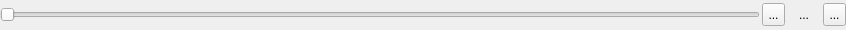
<?xml version="1.0" encoding="UTF-8"?>
<ui version="4.0">
 <class>PlayControlWidget</class>
 <widget class="QWidget" name="PlayControlWidget">
  <property name="geometry">
   <rect>
    <x>0</x>
    <y>0</y>
    <width>846</width>
    <height>30</height>
   </rect>
  </property>
  <property name="sizePolicy">
   <sizepolicy hsizetype="Preferred" vsizetype="Fixed">
    <horstretch>0</horstretch>
    <verstretch>0</verstretch>
   </sizepolicy>
  </property>
  <property name="minimumSize">
   <size>
    <width>0</width>
    <height>30</height>
   </size>
  </property>
  <property name="maximumSize">
   <size>
    <width>16777215</width>
    <height>30</height>
   </size>
  </property>
  <property name="windowTitle">
   <string>Form</string>
  </property>
  <layout class="QHBoxLayout" name="horizontalLayout">
   <property name="spacing">
    <number>0</number>
   </property>
   <property name="leftMargin">
    <number>0</number>
   </property>
   <property name="topMargin">
    <number>0</number>
   </property>
   <property name="rightMargin">
    <number>0</number>
   </property>
   <property name="bottomMargin">
    <number>0</number>
   </property>
   <item>
    <widget class="QSlider" name="horizontalSlider">
     <property name="orientation">
      <enum>Qt::Horizontal</enum>
     </property>
    </widget>
   </item>
   <item>
    <spacer name="horizontalSpacer">
     <property name="orientation">
      <enum>Qt::Horizontal</enum>
     </property>
     <property name="sizeType">
      <enum>QSizePolicy::Fixed</enum>
     </property>
     <property name="sizeHint" stdset="0">
      <size>
       <width>2</width>
       <height>27</height>
      </size>
     </property>
    </spacer>
   </item>
   <item>
    <widget class="QToolButton" name="btnPrevious">
     <property name="minimumSize">
      <size>
       <width>23</width>
       <height>23</height>
      </size>
     </property>
     <property name="maximumSize">
      <size>
       <width>23</width>
       <height>23</height>
      </size>
     </property>
     <property name="text">
      <string>...</string>
     </property>
     <property name="icon">
      <iconset resource="res.qrc">
       <normaloff>:/res/Previous.png</normaloff>:/res/Previous.png</iconset>
     </property>
     <property name="iconSize">
      <size>
       <width>23</width>
       <height>23</height>
      </size>
     </property>
    </widget>
   </item>
   <item>
    <spacer name="horizontalSpacer_3">
     <property name="orientation">
      <enum>Qt::Horizontal</enum>
     </property>
     <property name="sizeType">
      <enum>QSizePolicy::Fixed</enum>
     </property>
     <property name="sizeHint" stdset="0">
      <size>
       <width>5</width>
       <height>20</height>
      </size>
     </property>
    </spacer>
   </item>
   <item>
    <widget class="QToolButton" name="btnPlayPause">
     <property name="sizePolicy">
      <sizepolicy hsizetype="Fixed" vsizetype="Fixed">
       <horstretch>0</horstretch>
       <verstretch>0</verstretch>
      </sizepolicy>
     </property>
     <property name="minimumSize">
      <size>
       <width>28</width>
       <height>28</height>
      </size>
     </property>
     <property name="maximumSize">
      <size>
       <width>28</width>
       <height>28</height>
      </size>
     </property>
     <property name="text">
      <string>...</string>
     </property>
     <property name="icon">
      <iconset resource="res.qrc">
       <normaloff>:/res/Play.png</normaloff>:/res/Play.png</iconset>
     </property>
     <property name="iconSize">
      <size>
       <width>28</width>
       <height>28</height>
      </size>
     </property>
     <property name="autoRaise">
      <bool>true</bool>
     </property>
    </widget>
   </item>
   <item>
    <spacer name="horizontalSpacer_2">
     <property name="orientation">
      <enum>Qt::Horizontal</enum>
     </property>
     <property name="sizeType">
      <enum>QSizePolicy::Fixed</enum>
     </property>
     <property name="sizeHint" stdset="0">
      <size>
       <width>5</width>
       <height>20</height>
      </size>
     </property>
    </spacer>
   </item>
   <item>
    <widget class="QToolButton" name="btnNext">
     <property name="minimumSize">
      <size>
       <width>23</width>
       <height>23</height>
      </size>
     </property>
     <property name="maximumSize">
      <size>
       <width>23</width>
       <height>23</height>
      </size>
     </property>
     <property name="text">
      <string>...</string>
     </property>
     <property name="icon">
      <iconset resource="res.qrc">
       <normaloff>:/res/Next.png</normaloff>:/res/Next.png</iconset>
     </property>
     <property name="iconSize">
      <size>
       <width>23</width>
       <height>23</height>
      </size>
     </property>
    </widget>
   </item>
  </layout>
 </widget>
 <resources>
  <include location="res.qrc"/>
 </resources>
 <connections/>
</ui>
